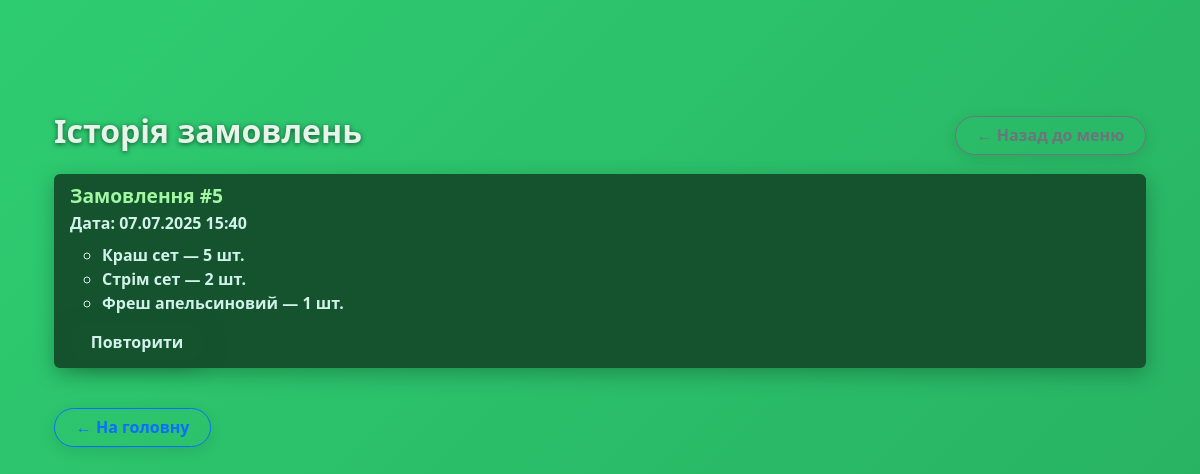
Page /orders/ (signed in) on the committed database.
### main/models.py (models this page shows, shortened)
class Order(models.Model):
    PAYMENT_CHOICES = [
        ('cash', 'Готівка при отриманні'),
        ('online', 'Онлайн-оплата'),
    ]
    user = models.ForeignKey(settings.AUTH_USER_MODEL, on_delete=models.CASCADE)
    full_name = models.CharField(max_length=100)
    phone = models.CharField(max_length=20)
    address = models.TextField()
    payment_method = models.CharField(max_length=10, choices=PAYMENT_CHOICES)
    created_at = models.DateTimeField(auto_now_add=True)

class OrderItem(models.Model):
    order = models.ForeignKey(Order, related_name='items', on_delete=models.CASCADE)
    dish = models.ForeignKey(Dish, on_delete=models.CASCADE)
    quantity = models.PositiveIntegerField()
    price = models.DecimalField(max_digits=8, decimal_places=2)

class Dish(models.Model):
    CATEGORY_CHOICES = [
        ('Сети', 'Сети'),
        ('Роли', 'Роли'),
        ('Супи', 'Супи'),
        ('Напої', 'Напої'),
        ('Десерти', 'Десерти'),
    ]
    name = models.CharField(max_length=100)
    description = models.TextField()
    price = models.DecimalField(max_digits=6, decimal_places=2)
    image = models.ImageField(upload_to='dishes/', default='default.jpg')
    is_popular = models.BooleanField(default=False)
    category = models.CharField(max_length=50, choices=CATEGORY_CHOICES, default='Сети')

### main/views.py (the view)
# urls.py: path('orders/', views.order_history, name='order_history'),
@login_required
def order_history(request):
    orders = Order.objects.filter(user=request.user).order_by('-created_at')
    return render(request, 'orders/order_history.html', {'orders': orders})

### main/templates/orders/order_history.html (shortened to what this page needs)
{% extends 'base.html' %}
{% block content %}
<div class="container mt-4">
  <div class="d-flex justify-content-between align-items-center mb-3">
    <h2>Історія замовлень</h2>
    <a href="{% url 'menu' %}" class="btn btn-outline-secondary">← Назад до меню</a>
  </div>
  {% if orders %}
    <ul class="list-group">
      {% for order in orders %}
        <li class="list-group-item mb-3">
          <strong>Замовлення #{{ order.id }}</strong><br>
          Дата: {{ order.created_at|date:"d.m.Y H:i" }}
          <ul class="mt-2">
            {% for item in order.items.all %}
              <li>{{ item.dish.name }} — {{ item.quantity }} шт.</li>
            {% endfor %}
          </ul>
          <a href="{% url 'repeat_order' order.id %}" class="btn btn-primary mt-2">Повторити</a>
        </li>
      {% endfor %}
    </ul>
  {% else %}
    <p>У вас ще немає замовлень.</p>
  {% endif %}
  <a href="{% url 'home' %}" class="btn btn-outline-primary mt-4">← На головну</a>
</div>
{% endblock %}

### main/templates/orders/order_history.html (style rules this page uses)
body { background: linear-gradient(135deg, #2ecc71, #27ae60); color: #e6f4ea; min-height: 100vh; font-family: 'Segoe UI', Tahoma, Geneva, Verdana, sans-serif; }
.container { padding-top: 2rem; padding-bottom: 3rem; }
h2 { text-shadow: 0 1px 5px #14532d; font-weight: 700; }
.list-group-item { background: #14532d; border: none; border-radius: 0.75rem; box-shadow: 0 6px 20px rgba(0,0,0,0.25); color: #d1f2eb; }
.list-group-item strong { font-size: 1.2rem; color: #a3f7a3; }
ul > li { font-weight: 600; }
a.btn-outline-secondary, a.btn-outline-primary, .btn-primary { border-radius: 50px; font-weight: 600; padding: 0.4rem 1.3rem; box-shadow: 0 4px 15px rgba(0,0,0,0.1); transition: all 0.3s ease; }
.btn-primary { background-color: #14532d; border: none; color: #d1f2eb; box-shadow: 0 5px 20px #14532daa; }

### rows in the picture
Order: id "5", created_at "07.07.2025 15:40"
OrderItem: dish.name "Краш сет", quantity "5"
OrderItem: dish.name "Стрім сет", quantity "2"
OrderItem: dish.name "Фреш апельсиновий", quantity "1"
